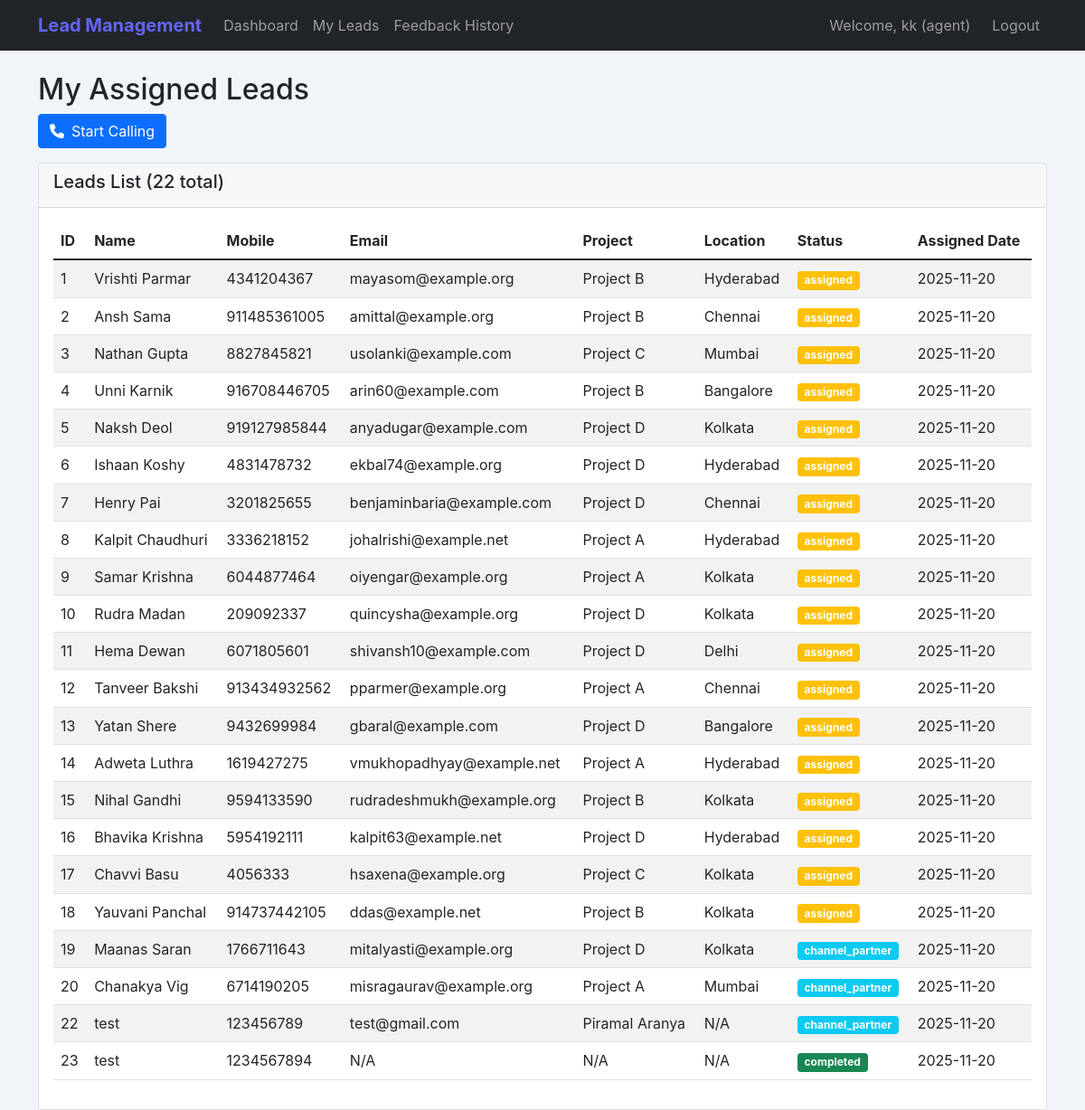
The app's page /agent/my_leads (signed in), older data.
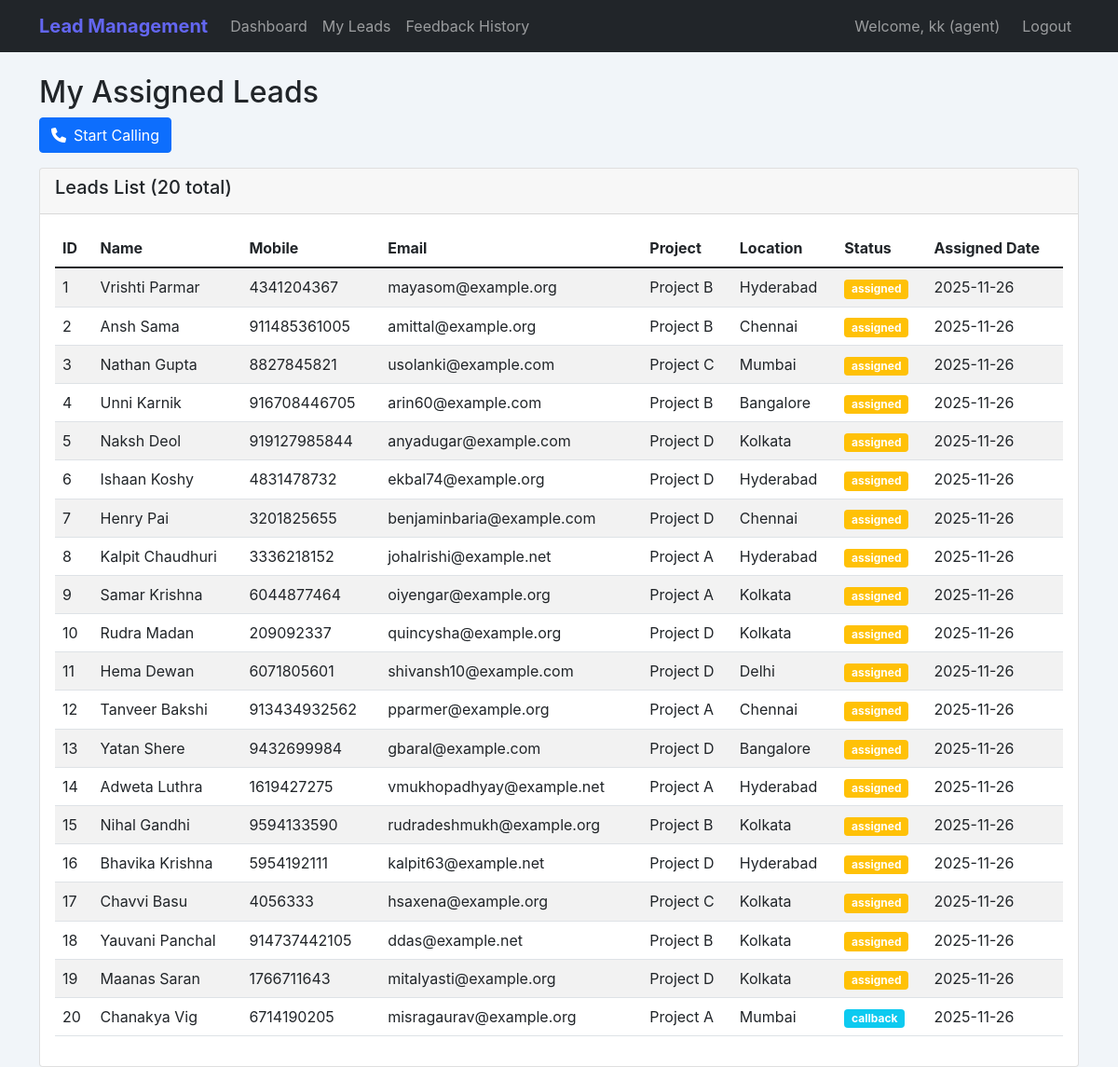
The same page, newer data.
### models.py (models this page shows, shortened)
class Lead(db.Model):
    id = db.Column(db.Integer, primary_key=True)
    name = db.Column(db.String(200), nullable=False)
    email = db.Column(db.String(200), nullable=True)
    mobile = db.Column(db.String(15), nullable=False)
    pincode = db.Column(db.String(10), nullable=True)
    project_name = db.Column(db.String(200), nullable=False, default='N/A')
    source = db.Column(db.String(100), nullable=True, default='N/A')
    year = db.Column(db.Integer, nullable=True)
    location = db.Column(db.String(100), nullable=True, default='N/A')
    project_id = db.Column(db.Integer, db.ForeignKey('project.id'), nullable=True)
    project = db.relationship('Project', backref='leads')
    assigned_agent_id = db.Column(db.Integer, db.ForeignKey('user.id'), nullable=True)
    assigned_date = db.Column(db.DateTime, nullable=True)
    status = db.Column(db.String(50), default='new')  # new, assigned, interested, not_interested, callback, completed, reassigned, channel_partner, interested_other  # UPDATED
    alternate_phone = db.Column(db.String(15), nullable=True)
    address = db.Column(db.Text, nullable=True)
    city = db.Column(db.String(100), nullable=True)
    state = db.Column(db.String(100), nullable=True)
    country = db.Column(db.String(100), nullable=True, default='India')
    priority = db.Column(db.String(20), default='medium')  # low, medium, high, urgent
    category = db.Column(db.String(100), nullable=True)  # residential, commercial, plot, etc.
    created_at = db.Column(db.DateTime, default=datetime.utcnow)
    updated_at = db.Column(db.DateTime, default=datetime.utcnow, onupdate=datetime.utcnow)
    call_logs = db.relationship('CallLog', backref='lead', lazy=True, cascade='all, delete-orphan')
    feedbacks = db.relationship('LeadFeedback', backref='lead', lazy=True, cascade='all, delete-orphan')
    reassignments = db.relationship('LeadReassignment', backref='lead', lazy=True, cascade='all, delete-orphan')
    assignment_history = db.relationship('LeadAssignmentHistory', backref='lead', lazy=True, cascade='all, delete-orphan')

### routes/agent_routes.py (the view)
@agent_bp.route('/my_leads')
@login_required
def my_leads():
    if current_user.role != UserRole.AGENT:
        flash('Access denied!', 'error')
        return redirect(url_for('admin.dashboard'))
    leads = Lead.query.filter_by(assigned_agent_id=current_user.id).all()
    other_agents = User.query.filter(
        User.role == UserRole.AGENT,
        User.id != current_user.id,
        User.is_active == True
    ).all()
    return render_template('agent/my_leads.html', leads=leads, other_agents=other_agents)

### templates/agent/my_leads.html
{% extends "base.html" %}
{% block content %}
<div class="row">
    <div class="col-12">
        <h2>My Assigned Leads</h2>
        <div class="mb-3">
            <a href="{{ url_for('agent.call_center') }}" class="btn btn-primary">
                <i class="fas fa-phone me-2"></i>Start Calling
            </a>
        </div>
        <div class="card">
            <div class="card-header">
                <h5>Leads List ({{ leads|length }} total)</h5>
            </div>
            <div class="card-body">
                {% if leads %}
                <div class="table-responsive">
                    <table class="table table-striped">
                        <thead>
                            <tr>
                                <th>ID</th>
                                <th>Name</th>
                                <th>Mobile</th>
                                <th>Email</th>
                                <th>Project</th>
                                <th>Location</th>
                                <th>Status</th>
                                <th>Assigned Date</th>
                            </tr>
                        </thead>
                        <tbody>
                            {% for lead in leads %}
                            <tr>
                                <td>{{ lead.id }}</td>
                                <td>{{ lead.name }}</td>
                                <td>{{ lead.mobile }}</td>
                                <td>{{ lead.email or "N/A" }}</td>
                                <td>{{ lead.project_name }}</td>
                                <td>{{ lead.location }}</td>
                                <td>
                                    <span class="badge bg-{{ 'success' if lead.status == 'completed' else 'warning' if lead.status == 'assigned' else 'info' }}">
                                        {{ lead.status }}
                                    </span>
                                </td>
                                <td>{{ lead.assigned_date.strftime("%Y-%m-%d") if lead.assigned_date else "N/A" }}</td>
                            </tr>
                            {% endfor %}
                        </tbody>
                    </table>
                </div>
                {% else %}
                <div class="text-center py-4">
                    <i class="fas fa-users fa-3x text-muted mb-3"></i>
                    <h5>No leads assigned to you yet</h5>
                    <p class="text-muted">Please contact admin to get leads assigned.</p>
                </div>
                {% endif %}
            </div>
        </div>
    </div>
</div>
{% endblock %}

Row changes from the older to the newer data that the page shows:
removed Lead: id "22", name "test", mobile "123456789", email "test@gmail.com", project_name "Piramal Aranya", location "N/A", status "channel_partner", assigned_date "2025-11-20"
removed Lead: id "23", name "test", mobile "1234567894", email "N/A", project_name "N/A", location "N/A", status "completed", assigned_date "2025-11-20"
changed Lead "Vrishti Parmar": assigned_date "2025-11-20" → "2025-11-26"
changed Lead "Ansh Sama": assigned_date "2025-11-20" → "2025-11-26"
changed Lead "Nathan Gupta": assigned_date "2025-11-20" → "2025-11-26"
changed Lead "Unni Karnik": assigned_date "2025-11-20" → "2025-11-26"
changed Lead "Naksh Deol": assigned_date "2025-11-20" → "2025-11-26"
changed Lead "Ishaan Koshy": assigned_date "2025-11-20" → "2025-11-26"
changed Lead "Henry Pai": assigned_date "2025-11-20" → "2025-11-26"
changed Lead "Kalpit Chaudhuri": assigned_date "2025-11-20" → "2025-11-26"
changed Lead "Samar Krishna": assigned_date "2025-11-20" → "2025-11-26"
changed Lead "Rudra Madan": assigned_date "2025-11-20" → "2025-11-26"
changed Lead "Hema Dewan": assigned_date "2025-11-20" → "2025-11-26"
changed Lead "Tanveer Bakshi": assigned_date "2025-11-20" → "2025-11-26"
changed Lead "Yatan Shere": assigned_date "2025-11-20" → "2025-11-26"
changed Lead "Adweta Luthra": assigned_date "2025-11-20" → "2025-11-26"
changed Lead "Nihal Gandhi": assigned_date "2025-11-20" → "2025-11-26"
changed Lead "Bhavika Krishna": assigned_date "2025-11-20" → "2025-11-26"
changed Lead "Chavvi Basu": assigned_date "2025-11-20" → "2025-11-26"
changed Lead "Yauvani Panchal": assigned_date "2025-11-20" → "2025-11-26"
changed Lead "Maanas Saran": status "channel_partner" → "assigned"; assigned_date "2025-11-20" → "2025-11-26"
changed Lead "Chanakya Vig": status "channel_partner" → "callback"; assigned_date "2025-11-20" → "2025-11-26"
Text that changed along with them:
{{ leads|length }}: "22" → "20"
